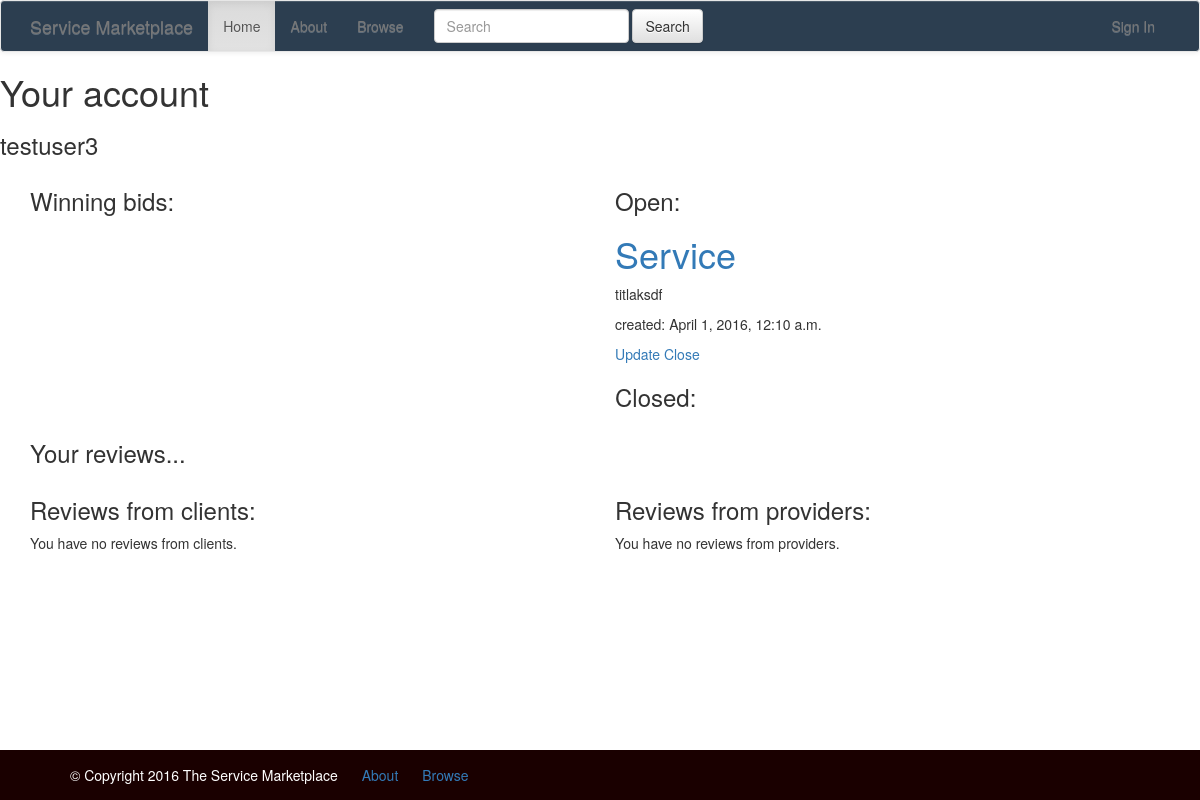
The page /my_account/ (signed in) on the database as committed earlier.
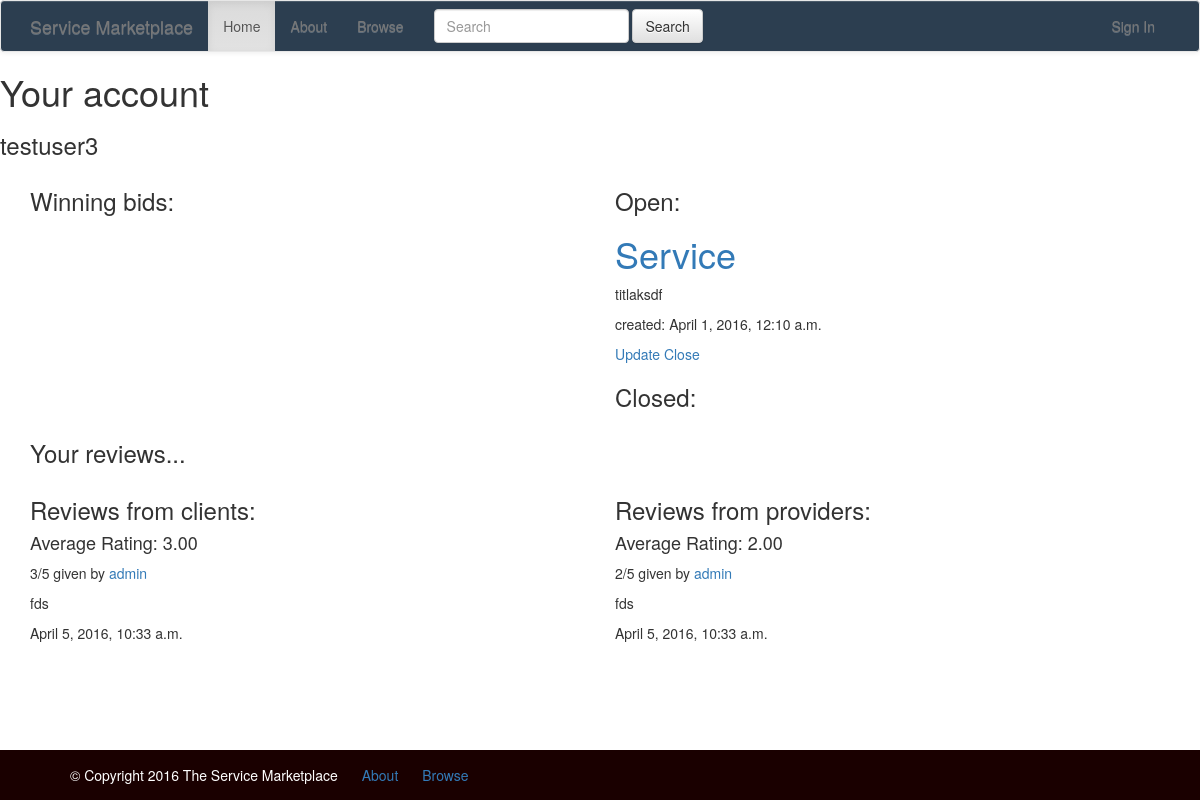
The same page on the database as committed later.
### market/models.py (models this page shows, shortened)
class Service(models.Model):
    client = models.ForeignKey(
        settings.AUTH_USER_MODEL,
        related_name='service_client',
        null=True,
        blank=True
    )
    service_provider = models.ForeignKey(
        settings.AUTH_USER_MODEL,
        related_name='service_service_providers',
        null=True,
        blank=True
    )
    title = models.CharField(max_length=100)
    description = models.TextField()
    location = models.CharField(max_length=50, default="U.S.")
    final_time = models.DateTimeField("Ending Time")
    category = models.CharField(max_length=50, default="Other")
    is_open = models.BooleanField(default=True)
    bid = models.DecimalField(
        max_digits=10,
        decimal_places=2,
        default=1000.00
    )
    created_date = models.DateTimeField(default=timezone.now)

class Review(models.Model):
    RATINGS = (
        (1, '1'),
        (2, '2'),
        (3, '3'),
        (4, '4'),
        (5, '5'),
    )
    TYPE = (
        ('client', 'Client'),
        ('provider', 'Provider'),
    )
    rating = models.IntegerField(choices=RATINGS)
    user = models.ForeignKey(settings.AUTH_USER_MODEL, related_name='review')
    account_type = models.CharField(max_length=8, choices=TYPE, default='client')
    author = models.ForeignKey(
        settings.AUTH_USER_MODEL,
        related_name='review_author',
        null=True,
        blank=True
    )
    comment = models.TextField()
    created_date = models.DateTimeField(default=timezone.now)
    class Meta:
        permissions = (
            ('can_add_review', 'can_add_review'),
        )

### market/views.py (the view)
# urls.py: url(r'^my_account/$', views.my_account, name="my_account"),
@login_required
def my_account(request):
    avg_rating_c = get_avg_rating(username=request.user, mode='client')
    avg_rating_p = get_avg_rating(username=request.user, mode='provider')
    reviews = Review.objects.filter(user=request.user).order_by('-created_date')
    reviews_clients = reviews.filter(account_type='client')
    reviews_providers = reviews.filter(account_type='provider')
    services_open = Service.objects.filter(client=request.user, is_open=True)
    services_closed = Service.objects.filter(client=request.user, is_open=False)
    return render(
        request,
        'market/my_account.html', {
            'avg_rating_clients': avg_rating_c,
            'avg_rating_providers': avg_rating_p,
            'reviews_clients': reviews_clients,
            'reviews_providers': reviews_providers,
            'services_open': services_open,
            'services_closed': services_closed
        }
    )

### market/functions.py (called while the page is built)
def get_avg_rating(username, mode):
    ratings = Review.objects.filter(user=username, account_type=mode)
    avg_rating = ratings.aggregate(Avg('rating'))
    if avg_rating.get('rating__avg') is None:
        return 0
    else:
        return format(avg_rating.get('rating__avg'), '.2f')

### market/templates/market/my_account.html (shortened to what this page needs)
{% extends "market/base.html" %}
{% block content %}
    <h1>Your account</h1>
    <div>
        <h3>{{ user.username }}</h3>
    </div>
    <div class="container">
        <div class="row">
    		<div class="col-lg-6">
    			<h3>Winning bids:</h3>
    		</div>
            <div class="col-lg-6">
                <h3>Open:</h3>
                {% for service in services_open %}
                    <div class="service">
                        <h1><a href="{% url 'service_detail' pk=service.pk %}">{{ service.title }}</a></h1>
                        <p>{{ service.description|linebreaks }}</p>
                        <div class="date">
                            <p>created: {{ service.created_date }}</p>
                        </div>
                        <a href="{% url 'service_update' pk=service.pk %}">Update</a>
                        <a href="{% url 'service_close' pk=service.pk %}">Close</a>
                    </div>
                {% endfor %}
    			<h3>Closed:</h3>
    		</div>
        </div>
	</div>
    <div class="container">
        <h3>Your reviews...</h3>
        <div class="row">
    		<div class="col-lg-6">
    			<h3>Reviews from clients:</h3>
    			{% if reviews_clients %}
                    <h4>Average Rating: {{ avg_rating_clients }}</h4>
                    {% for review in reviews_clients %}
                        <div class="review">
                            <p>{{ review.rating }}/5 given by <a href="{% url 'user_profile' username=review.author %}">{{ review.author }}</a></p>
                            <p>{{ review.comment }}</p>
                            <div class="date">{{ review.created_date }}</div>
                        </div>
                    {% endfor %}
                {% else %}
                    <p>You have no reviews from clients.</p>
                {% endif %}
    		</div>
            <div class="col-lg-6">
                <h3>Reviews from providers:</h3>
                {% if reviews_providers %}
                    <h4>Average Rating: {{ avg_rating_providers }}</h4>
                    {% for review in reviews_providers %}
                        <div class="review">
                            <p>{{ review.rating }}/5 given by <a href="{% url 'user_profile' username=review.author %}">{{ review.author }}</a></p>
                            <p>{{ review.comment }}</p>
                            <div class="date">{{ review.created_date }}</div>
                        </div>
                    {% endfor %}
                {% else %}
                    <p>You have no reviews from providers.</p>
                {% endif %}
            </div>
        </div>
	</div>
{% endblock %}

### market/templates/market/base.html (shortened to what this page needs)
{% load staticfiles %}
<html>
<head>
    <link rel="stylesheet" href="//maxcdn.bootstrapcdn.com/bootstrap/3.2.0/css/bootstrap.min.css">
    <link rel="stylesheet" href="//maxcdn.bootstrapcdn.com/bootstrap/3.2.0/css/bootstrap-theme.min.css">
    <link rel="stylesheet" href="//code.jquery.com/ui/1.11.4/themes/smoothness/jquery-ui.css">
    <link rel="stylesheet" href="{% static 'css/base.css' %}">
</head>
<body>
<div id="wrapper">
 <nav class="navbar navbar-default">
  <div class="container">
    <div class="navbar-header">
      <a class="navbar-brand" href="/">Service Marketplace</a>
    </div>
    <div class="collapse navbar-collapse" id="bs-example-navbar-collapse-1">
      <ul class="nav navbar-nav">
      	<li class="active"><a href="">Home</a></li>
      	<li><a href="">About</a></li>
      	<li><a href="/browse/">Browse</a></li>
      </ul>
      <form class="navbar-form navbar-left" role="search" method="GET" action="{% url 'search' %}">
        <div class="form-group">
          <input type="text" class="form-control" placeholder="Search" name="q">
        </div>
        <button type="submit" class="btn btn-default" value="search">Search</button>
      </form>
      <ul class="nav navbar-nav navbar-right">
        <li><a href="/accounts/login/">Sign In </a></li>
      </ul>
    </div>
  </div>
</nav>
<div id="content">
    {% block content %}
    {% endblock %}
</div>
<div id="footer">
	<div class="container">
		<ul id="footerContent">
			<li>&copy; Copyright 2016 The Service Marketplace</li>
			<li><a href="">About</a></li>
			<li><a href="/browse/">Browse</a></li>
		</ul>
	</div>
</div>
</div>
</body>
</html>

### market/static/css/base.css (style rules this page uses)
html, body { margin:0; padding:0; height:100%; }
#wrapper { min-height:100%; position:relative; }
.navbar { background: #2C3E50; }
#content { padding-bottom: 60px; }
#footer { background:#1a0000; width:100%; height:50px; position:absolute; bottom:0; left:0; color: white; padding-top: 15px; }
#footerContent li { display: inline-block; padding-right: 20px; }

Rows that differ between the two databases and show on the page:
added Review: rating "3", author "admin", comment "fds", created_date "April 5, 2016, 10:33 a.m.", shown under "Average Rating: 3.00"
added Review: rating "2", author "admin", comment "fds", created_date "April 5, 2016, 10:33 a.m.", shown under "Average Rating: 2.00"
Other text that changed with them:
{{ avg_rating_clients }}: (not shown) → "3.00"
{{ avg_rating_providers }}: (not shown) → "2.00"
text no longer shown: "You have no reviews from clients. You have no reviews from providers."
text now shown: "Average Rating: Average Rating:"
